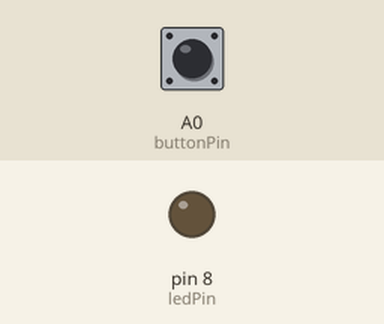
A sketch run on a simulated Arduino Uno, built with avr-gcc and run on an emulated ATmega328P. Shown: output pins drawn as LEDs (lit = HIGH). Inputs (shaded band) come from the test bench; at power-on: A0 (buttonPin) HIGH.

Above: at 1.2 s.
1.3 s: A0 (buttonPin) pulled LOW for 0.15 s
At 1.8 s:
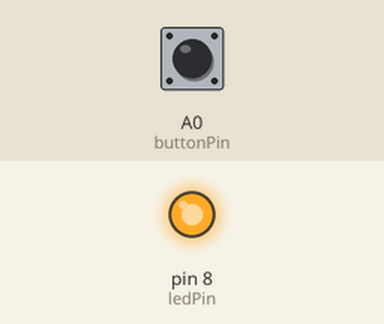
2.9 s: A0 (buttonPin) pulled LOW for 1 s
At 4.2 s:
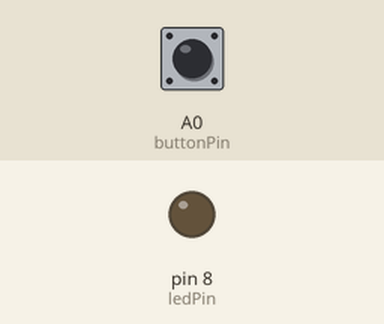
5.4 s: A0 (buttonPin) pulled LOW for 3.2 s
At 6.1 s:
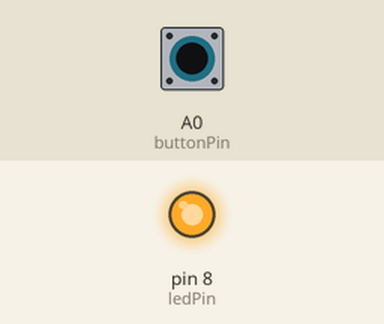
Timing chart, 0 to 8.4 s (numbered marks = the images above; inputs shaded):
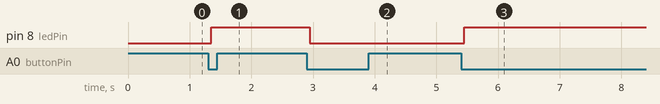

Measured:
- after the input at 1.3 s, pin 8 (ledPin): LOW → HIGH after 0.05 s
- after the input at 2.9 s, pin 8 (ledPin): HIGH → LOW after 0.05 s
- after the input at 5.4 s, pin 8 (ledPin): LOW → HIGH after 0.05 s

The sketch:

INPUT_PULL_UP_LED_code.ino
```cpp
const int buttonPin = A0;  // Push button pin
const int ledPin = 8;     // LED pin

bool ledState = false;    // Track LED state
bool lastButtonState = HIGH;

void setup() {
    pinMode(buttonPin, INPUT_PULLUP); // Enable internal pull-up resistor
    pinMode(ledPin, OUTPUT);
}

void loop() {
    bool buttonState = digitalRead(buttonPin);

    // Detect button press (change from HIGH to LOW)
    if (buttonState == LOW && lastButtonState == HIGH) {
        delay(50); // Debounce delay
        ledState = !ledState; // Toggle LED state
        digitalWrite(ledPin, ledState);
    }

    lastButtonState = buttonState;
}
```
